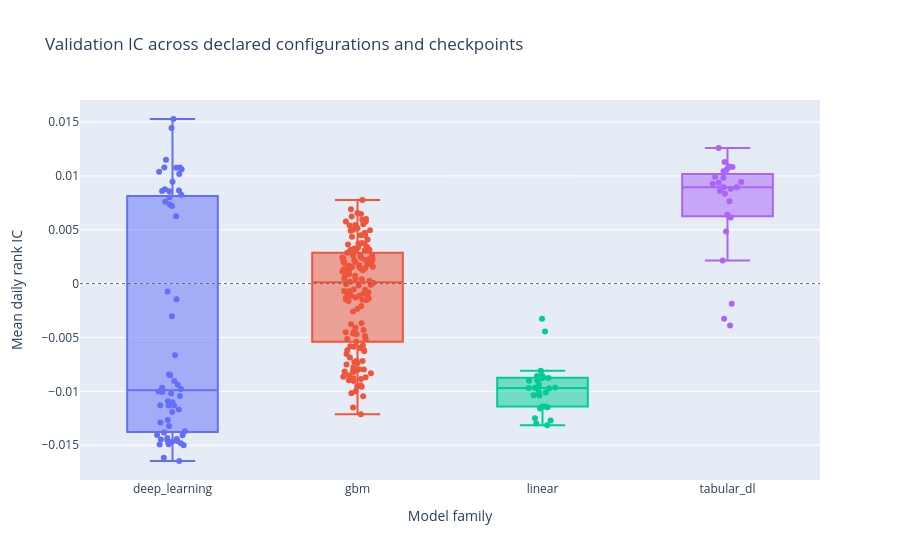

The code cell stored with this chart in its notebook:
### Code cell
fig = go.Figure()
for family in analysis.get_column("family").unique(maintain_order=True):
    rows = analysis.filter(pl.col("family") == family)
    fig.add_trace(
        go.Box(
            name=family,
            y=rows.get_column("ic_mean").to_list(),
            text=rows.get_column("model_identity").to_list(),
            boxpoints="all",
            jitter=0.35,
            pointpos=0,
            hovertemplate="%{text}<br>validation IC %{y:+.4f}<extra></extra>",
        )
    )
fig.add_hline(y=0, line_width=1, line_dash="dot", line_color="#666666")
fig.update_layout(
    title="Validation IC across declared configurations and checkpoints",
    xaxis_title="Model family",
    yaxis_title="Mean daily rank IC",
    showlegend=False,
)
fig.show()

### Figure 1 — Plotly figure (JSON) as saved in the notebook; plotly's stock layout.template omitted (floating-point values rounded to 4 significant figures; data arrays with more than 128 entries replaced by an {"elided": "..."} marker saying what was removed)
{"data": [{"boxpoints": "all", "hovertemplate": "%{text}<br>validation IC %{y:+.4f}<extra></extra>", "jitter": 0.35, "name": "deep_learning", "pointpos": 0, "text": ["deep_learning / lstm_h64 / epoch=10", "deep_learning / lstm_h64 / epoch=100", "deep_learning / lstm_h64 / epoch=15", "deep_learning / lstm_h64 / epoch=20", "deep_learning / lstm_h64 / epoch=25", "deep_learning / lstm_h64 / epoch=30", "deep_learning / lstm_h64 / epoch=35", "deep_learning / lstm_h64 / epoch=40", "deep_learning / lstm_h64 / epoch=45", "deep_learning / lstm_h64 / epoch=5", "deep_learning / lstm_h64 / epoch=50", "deep_learning / lstm_h64 / epoch=55", "deep_learning / lstm_h64 / epoch=60", "deep_learning / lstm_h64 / epoch=65", "deep_learning / lstm_h64 / epoch=70", "deep_learning / lstm_h64 / epoch=75", "deep_learning / lstm_h64 / epoch=80", "deep_learning / lstm_h64 / epoch=85", "deep_learning / lstm_h64 / epoch=90", "deep_learning / lstm_h64 / epoch=95", "deep_learning / nlinear / epoch=10", "deep_learning / nlinear / epoch=100", "deep_learning / nlinear / epoch=15", "deep_learning / nlinear / epoch=20", "deep_learning / nlinear / epoch=25", "deep_learning / nlinear / epoch=30", "deep_learning / nlinear / epoch=35", "deep_learning / nlinear / epoch=40", "deep_learning / nlinear / epoch=45", "deep_learning / nlinear / epoch=5", "deep_learning / nlinear / epoch=50", "deep_learning / nlinear / epoch=55", "deep_learning / nlinear / epoch=60", "deep_learning / nlinear / epoch=65", "deep_learning / nlinear / epoch=70", "deep_learning / nlinear / epoch=75", "deep_learning / nlinear / epoch=80", "deep_learning / nlinear / epoch=85", "deep_learning / nlinear / epoch=90", "deep_learning / nlinear / epoch=95", "deep_learning / patchtst / epoch=10", "deep_learning / patchtst / epoch=100", "deep_learning / patchtst / epoch=15", "deep_learning / patchtst / epoch=20", "deep_learning / patchtst / epoch=25", "deep_learning / patchtst / epoch=30", "deep_learning / patchtst / epoch=35", "deep_learning / patchtst / epoch=40", "deep_learning / patchtst / epoch=45", "deep_learning / patchtst / epoch=5", "deep_learning / patchtst / epoch=50", "deep_learning / patchtst / epoch=55", "deep_learning / patchtst / epoch=60", "deep_learning / patchtst / epoch=65", "deep_learning / patchtst / epoch=70", "deep_learning / patchtst / epoch=75", "deep_learning / patchtst / epoch=80", "deep_learning / patchtst / epoch=85", "deep_learning / patchtst / epoch=90", "deep_learning / patchtst / epoch=95"], "type": "box", "y": [0.00859, -0.01132, -0.001452, -0.003023, -0.008507, -0.009772, -0.01019, -0.01266, -0.01092, -0.01101, -0.01007, -0.01132, -0.01001, -0.009667, -0.009383, -0.009039, -0.01042, -0.01168, -0.01191, -0.0113, -0.008442, -0.01501, -0.01482, -0.01371, -0.01646, -0.01456, -0.01408, -0.01616, -0.01446, -0.006654, -0.0129, -0.01433, -0.01442, -0.01323, -0.01404, -0.01461, -0.01382, -0.01468, -0.01491, -0.01492, 0.01443, 0.00876, 0.01039, 0.01075, 0.006247, 0.007586, 0.01062, 0.009455, 0.01528, -0.0007397, 0.01016, 0.00734, 0.01149, 0.01077, 0.01077, 0.007208, 0.008562, 0.008239, 0.008018, 0.008649]}, {"boxpoints": "all", "hovertemplate": "%{text}<br>validation IC %{y:+.4f}<extra></extra>", "jitter": 0.35, "name": "gbm", "pointpos": 0, "text": {"elided": "150 str values"}, "type": "box", "y": {"elided": "150 float values"}}, {"boxpoints": "all", "hovertemplate": "%{text}<br>validation IC %{y:+.4f}<extra></extra>", "jitter": 0.35, "name": "linear", "pointpos": 0, "text": ["linear / enet_f0.015 / final", "linear / enet_f0.03 / final", "linear / enet_f0.08 / final", "linear / enet_f0.2 / final", "linear / enet_f0.35 / final", "linear / enet_f0.5 / final", "linear / enet_f0.7 / final", "linear / enet_f0.85 / final", "linear / lasso_f0.015 / final", "linear / lasso_f0.03 / final", "linear / lasso_f0.08 / final", "linear / lasso_f0.2 / final", "linear / lasso_f0.35 / final", "linear / lasso_f0.5 / final", "linear / lasso_f0.7 / final", "linear / lasso_f0.85 / final", "linear / ols / final", "linear / ridge_a0.001 / final", "linear / ridge_a0.01 / final", "linear / ridge_a0.1 / final", "linear / ridge_a1.0 / final", "linear / ridge_a10.0 / final", "linear / ridge_a100.0 / final", "linear / ridge_a1000.0 / final", "linear / ridge_a10000.0 / final", "linear / ridge_a100000.0 / final", "linear / ridge_a1000000.0 / final", "linear / ridge_a10000000.0 / final"], "type": "box", "y": [-0.009719, -0.009653, -0.01039, -0.01147, -0.01315, -0.01249, -0.01142, -0.0101, -0.009673, -0.009687, -0.01037, -0.01159, -0.01298, -0.01271, -0.01141, -0.01006, -0.008581, -0.008581, -0.00861, -0.008716, -0.008765, -0.008777, -0.009012, -0.009382, -0.009003, -0.008092, -0.004453, -0.003263]}, {"boxpoints": "all", "hovertemplate": "%{text}<br>validation IC %{y:+.4f}<extra></extra>", "jitter": 0.35, "name": "tabular_dl", "pointpos": 0, "text": ["tabular_dl / tabm_l / epoch=100", "tabular_dl / tabm_l / epoch=125", "tabular_dl / tabm_l / epoch=150", "tabular_dl / tabm_l / epoch=175", "tabular_dl / tabm_l / epoch=200", "tabular_dl / tabm_l / epoch=25", "tabular_dl / tabm_l / epoch=50", "tabular_dl / tabm_l / epoch=75", "tabular_dl / tabm_m / epoch=100", "tabular_dl / tabm_m / epoch=125", "tabular_dl / tabm_m / epoch=150", "tabular_dl / tabm_m / epoch=175", "tabular_dl / tabm_m / epoch=200", "tabular_dl / tabm_m / epoch=25", "tabular_dl / tabm_m / epoch=50", "tabular_dl / tabm_m / epoch=75", "tabular_dl / tabm_s / epoch=100", "tabular_dl / tabm_s / epoch=125", "tabular_dl / tabm_s / epoch=150", "tabular_dl / tabm_s / epoch=175", "tabular_dl / tabm_s / epoch=200", "tabular_dl / tabm_s / epoch=25", "tabular_dl / tabm_s / epoch=50", "tabular_dl / tabm_s / epoch=75"], "type": "box", "y": [0.01259, 0.00943, 0.01129, 0.009829, 0.009362, -0.003263, 0.006381, 0.00895, 0.009909, 0.01043, 0.01081, 0.01066, 0.01087, 0.002153, 0.004833, 0.006128, 0.008814, 0.008341, 0.008583, 0.009241, 0.008943, -0.003896, -0.001865, 0.007644]}], "layout": {"shapes": [{"line": {"color": "#666666", "dash": "dot", "width": 1}, "type": "line", "x0": 0, "x1": 1, "xref": "x domain", "y0": 0, "y1": 0, "yref": "y"}], "showlegend": false, "title": {"text": "Validation IC across declared configurations and checkpoints"}, "xaxis": {"title": {"text": "Model family"}}, "yaxis": {"title": {"text": "Mean daily rank IC"}}}}
